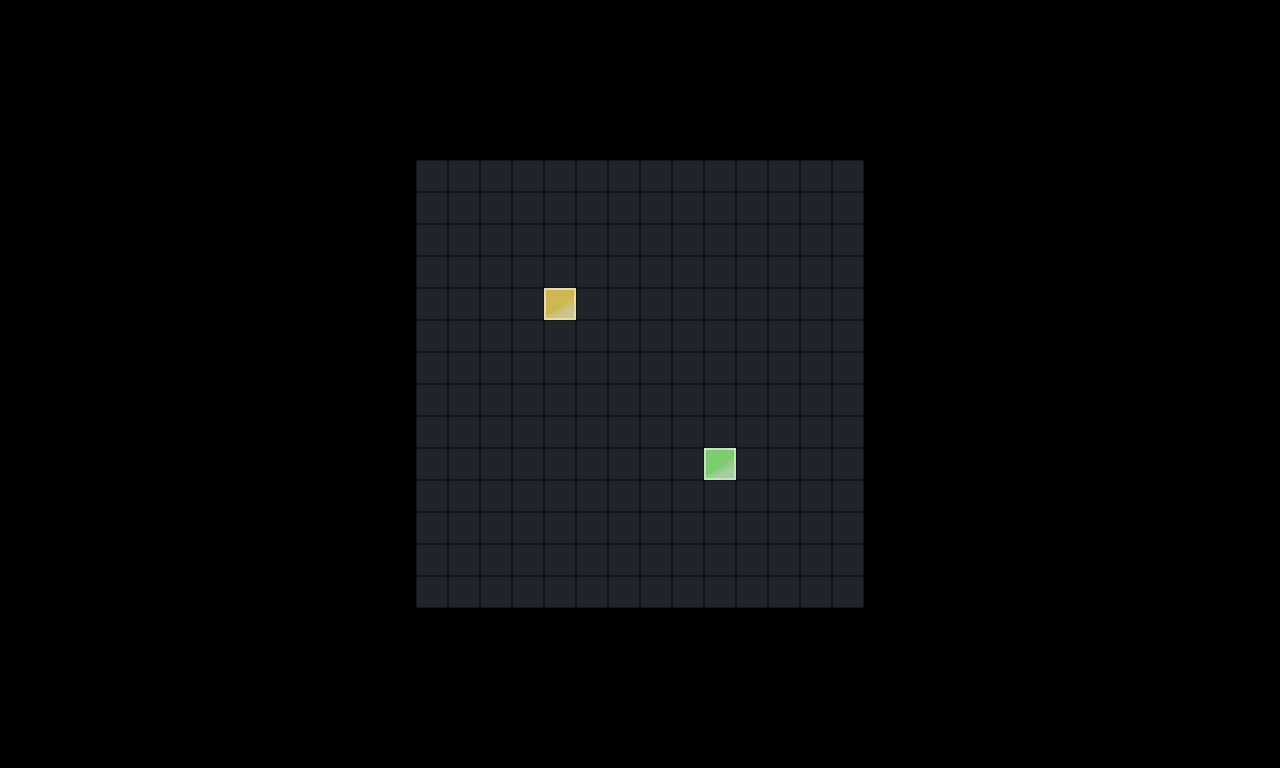

Below is a game level as drawn by its tile map, then a one-line description and the .tmx that defines it (tile-layer data replaced by summaries):
An orthogonal 40x24 tile map with 32x32 px tiles, 1 tile layer (Tile Layer), 1 hidden layer not drawn and 242 objects (0I1, 0I2, 0I3, 0I4, 0I5, ...).

<map version="1.8" tiledversion="1.8.2" orientation="orthogonal" renderorder="right-down" compressionlevel="0" width="40" height="24" tilewidth="32" tileheight="32" infinite="0" nextlayerid="9" nextobjectid="907">
 <tileset firstgid="1" source="tileset2.tsx" />
 <imagelayer id="2" name="Image Layer" visible="0">
  <image source="bg.png" />
 </imagelayer>
 <objectgroup id="3" name="Object Layer">
  <object id="1" name="0I1" x="32" y="32" width="32" height="32" />
  <object id="3" name="0I2" x="32" y="128" width="32" height="32" />
  <object id="4" name="0I3" x="32" y="256" width="32" height="32" />
  <object id="5" name="0I4" x="32" y="416" width="32" height="32" />
  <object id="6" name="0I5" x="32" y="608" width="32" height="32" />
  <object id="7" name="0V3" x="32" y="704" width="32" height="32" />
  <object id="8" name="0L4" x="128" y="96" width="32" height="32" />
  <object id="9" name="0Y" x="128" y="288" width="32" height="32" />
  <object id="10" name="0O4" x="128" y="384" width="32" height="32" />
  <object id="11" name="0U" x="128" y="480" width="32" height="32" />
  <object id="12" name="0N" x="128" y="576" width="32" height="32" />
  <object id="13" name="0T4" x="160" y="704" width="32" height="32" />
  <object id="14" name="0X" x="256" y="64" width="32" height="32" />
  <object id="15" name="0T5" x="224" y="224" width="32" height="32" />
  <object id="16" name="0Z5" x="320" y="288" width="32" height="32" />
  <object id="17" name="0V5" x="224" y="512" width="32" height="32" />
  <object id="18" name="0L5" x="256" y="704" width="32" height="32" />
  <object id="19" name="0W" x="320" y="416" width="32" height="32" />
  <object id="20" name="0Z4" x="128" y="192" width="32" height="32" />
  <object id="21" name="0P" x="320" y="128" width="32" height="32" />
  <object id="22" name="0F" x="320" y="608" width="32" height="32" />
  <object id="46" name="Board" x="416" y="160" width="448" height="448" />
  <object id="882" name="1I1" x="896" y="32" width="32" height="32" />
  <object id="883" name="1I2" x="896" y="128" width="32" height="32" />
  <object id="884" name="1I3" x="896" y="256" width="32" height="32" />
  <object id="885" name="1I4" x="896" y="416" width="32" height="32" />
  <object id="886" name="1I5" x="896" y="608" width="32" height="32" />
  <object id="887" name="1V3" x="896" y="704" width="32" height="32" />
  <object id="888" name="1L4" x="992" y="96" width="32" height="32" />
  <object id="889" name="1Y" x="992" y="288" width="32" height="32" />
  <object id="890" name="1O4" x="992" y="384" width="32" height="32" />
  <object id="891" name="1U" x="992" y="480" width="32" height="32" />
  <object id="892" name="1N" x="992" y="576" width="32" height="32" />
  <object id="893" name="1T4" x="1024" y="704" width="32" height="32" />
  <object id="894" name="1X" x="1120" y="64" width="32" height="32" />
  <object id="895" name="1T5" x="1088" y="224" width="32" height="32" />
  <object id="896" name="1Z5" x="1184" y="288" width="32" height="32" />
  <object id="897" name="1V5" x="1088" y="512" width="32" height="32" />
  <object id="898" name="1L5" x="1120" y="704" width="32" height="32" />
  <object id="899" name="1W" x="1184" y="416" width="32" height="32" />
  <object id="900" name="1Z4" x="992" y="192" width="32" height="32" />
  <object id="901" name="1P" x="1184" y="128" width="32" height="32" />
  <object id="902" name="1F" x="1184" y="608" width="32" height="32" />
  <object id="903" name="Current Player" x="416.087" y="640.043" width="445.391" />
  <object id="904" name="Timer" x="575.638" y="705.333" width="126.058" />
  <object id="906" name="Settings" x="626.221" y="736.5" width="28.558" />
 </objectgroup>
 <objectgroup id="6" name="Board Layer" visible="0">
  <object id="63" name="0.13" x="416" y="160" width="32" height="32" />
  <object id="64" name="1.13" x="448" y="160" width="32" height="32" />
  <object id="65" name="2.13" x="480" y="160" width="32" height="32" />
  <object id="66" name="3.13" x="512" y="160" width="32" height="32" />
  <object id="67" name="4.13" x="544" y="160" width="32" height="32" />
  <object id="68" name="5.13" x="576" y="160" width="32" height="32" />
  <object id="69" name="6.13" x="608" y="160" width="32" height="32" />
  <object id="70" name="7.13" x="640" y="160" width="32" height="32" />
  <object id="71" name="8.13" x="672" y="160" width="32" height="32" />
  <object id="72" name="9.13" x="704" y="160" width="32" height="32" />
  <object id="73" name="10.13" x="736" y="160" width="32" height="32" />
  <object id="74" name="11.13" x="768" y="160" width="32" height="32" />
  <object id="75" name="12.13" x="800" y="160" width="32" height="32" />
  <object id="76" name="13.13" x="832" y="160" width="32" height="32" />
  <object id="77" name="0.12" x="416" y="192" width="32" height="32" />
  <object id="697" name="2.12" x="480" y="192" width="32" height="32" />
  <object id="710" name="3.12" x="512" y="192" width="32" height="32" />
  <object id="723" name="4.12" x="544" y="192" width="32" height="32" />
  <object id="736" name="5.12" x="576" y="192" width="32" height="32" />
  <object id="749" name="6.12" x="608" y="192" width="32" height="32" />
  <object id="762" name="7.12" x="640" y="192" width="32" height="32" />
  <object id="775" name="8.12" x="672" y="192" width="32" height="32" />
  <object id="788" name="9.12" x="704" y="192" width="32" height="32" />
  <object id="801" name="10.12" x="736" y="192" width="32" height="32" />
  <object id="814" name="11.12" x="768" y="192" width="32" height="32" />
  <object id="827" name="12.12" x="800" y="192" width="32" height="32" />
  <object id="880" name="13.12" x="832" y="192" width="32" height="32" />
  <object id="79" name="1.12" x="448" y="192" width="32" height="32" />
  <object id="105" name="1.11" x="448" y="224" width="32" height="32" />
  <object id="106" name="0.11" x="416" y="224" width="32" height="32" />
  <object id="696" name="2.11" x="480" y="224" width="32" height="32" />
  <object id="709" name="3.11" x="512" y="224" width="32" height="32" />
  <object id="722" name="4.11" x="544" y="224" width="32" height="32" />
  <object id="735" name="5.11" x="576" y="224" width="32" height="32" />
  <object id="748" name="6.11" x="608" y="224" width="32" height="32" />
  <object id="761" name="7.11" x="640" y="224" width="32" height="32" />
  <object id="774" name="8.11" x="672" y="224" width="32" height="32" />
  <object id="787" name="9.11" x="704" y="224" width="32" height="32" />
  <object id="800" name="10.11" x="736" y="224" width="32" height="32" />
  <object id="813" name="11.11" x="768" y="224" width="32" height="32" />
  <object id="826" name="12.11" x="800" y="224" width="32" height="32" />
  <object id="879" name="13.11" x="832" y="224" width="32" height="32" />
  <object id="107" name="0.10" x="416" y="256" width="32" height="32" />
  <object id="695" name="2.10" x="480" y="256" width="32" height="32" />
  <object id="708" name="3.10" x="512" y="256" width="32" height="32" />
  <object id="721" name="4.10" x="544" y="256" width="32" height="32" />
  <object id="734" name="5.10" x="576" y="256" width="32" height="32" />
  <object id="747" name="6.10" x="608" y="256" width="32" height="32" />
  <object id="760" name="7.10" x="640" y="256" width="32" height="32" />
  <object id="773" name="8.10" x="672" y="256" width="32" height="32" />
  <object id="786" name="9.10" x="704" y="256" width="32" height="32" />
  <object id="799" name="10.10" x="736" y="256" width="32" height="32" />
  </objectgroup>
 <layer id="8" name="Tile Layer" width="40" height="24">
  <data>[960 cells, 196 non-empty, 3 distinct tile ids]</data>
 </layer>
</map>
<!-- 144 of 242 objects omitted -->
